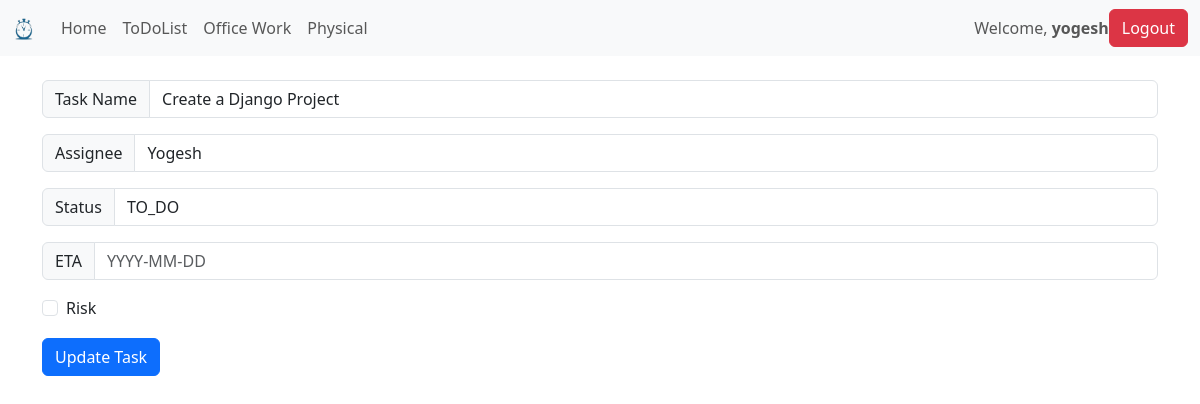
Screenshot of /ToDoList/edit/2 (signed in) with the database file from the repository.
### ToDoListApp/models.py (models this page shows, shortened)
class ToDoList(models.Model):
    manage = models.ForeignKey(User, on_delete=models.CASCADE, default=None)
    task = models.CharField(max_length=300)
    status_type = models.TextChoices("status_type", "TO_DO DEFINED IN_PROGRESS COMPLETED")
    status = models.CharField(blank=True, choices=status_type, max_length=20,default='TO_DO')
    assignee = models.CharField(max_length=300)
    ETA = models.DateField()
    risk_flag = models.BooleanField(default=False)
    class Meta:
        ordering = ['id']

### ToDoListApp/views.py (the view)
# urls.py: path('edit/<task_id>',views.edit_task,name='edit_task'),
@login_required
def edit_task(request,task_id):
    if request.method =="POST":
        task = ToDoList.objects.get(pk=task_id)
        form = ToDoListForm(request.POST or None , instance=task)
        if form.is_valid:
            form.save()
        messages.success(request,("New Task updated!"))
        return redirect('ToDoList')
    else:
        task = ToDoList.objects.get(pk=task_id)
        context = {'welcome_text':'welcome to to do list','task':task}
        return render(request,'edit.html',context)

### ToDoListApp/templates/edit.html (shortened to what this page needs)
{% extends "base.html" %}
{% block  content %}
<form method="POST">
      <div class="input-group mb-3">
        <span class="input-group-text" id="basic-addon1">Task Name</span>
        <input type="text" class="form-control" placeholder="{{task.task}}" value="{{task.task}}" aria-describedby="basic-addon1" name="task">
      </div>
      <div class="input-group mb-3">
          <span class="input-group-text" id="basic-addon1">Assignee</span>
          <input type="text" class="form-control" placeholder={{task.assignee}} value="{{task.assignee}}" aria-describedby="basic-addon1" name="assignee">
      </div>
      <div class="input-group mb-3">
          <span class="input-group-text" id="id_status">Status</span>
          <select name="status" id="id_status" class="form-control" name ="status" placeholder={{task.status}} value="{{task.status}}">
              <option value="TO_DO">TO_DO</option>
          </select>
      </div>
      <div class="input-group mb-3">
          <span class="input-group-text" id="basic-addon1">ETA</span>
          <input type="text" class="form-control" aria-describedby="basic-addon1" name="ETA" placeholder="YYYY-MM-DD" >
      </div>
      <div class="input-group mb-3">
          <div class="form-check">
              <input class="form-check-input" type="checkbox" id="defaultCheck1" name="risk_flag">
              <label class="form-check-label" for="defaultCheck1">Risk</label>
          </div>
      </div>
      <button type="submit" class="btn btn-primary">Update Task</button>
    </form>
{% endblock content %}

### templates/base.html (shortened to what this page needs)
{% load static %}
<!doctype html>
<html lang="en">
  <head>
    </head>
    <body>
    <link href="https://cdn.jsdelivr.net/npm/bootstrap@5.3.2/dist/css/bootstrap.min.css" rel="stylesheet">
    <nav class="navbar navbar-expand-lg navbar-light bg-light">
        <div class="container-fluid">
          <a class="navbar-brand" href="{% url 'index' %}"><img src ="{% static 'images/logo.png' %}" alt="ToDoList" style="width: 25px; height: auto;"></a>
          <div class="collapse navbar-collapse" id="navbarNavAltMarkup">
            <div class="navbar-nav">
              <a class="nav-link" aria-current="page" href="{% url 'index' %}">Home</a>
              <a class="nav-link" aria-current="page" href="{% url 'ToDoList' %}">ToDoList</a>
              <a class="nav-link" href="{% url 'office' %}">Office Work</a>
              <a class="nav-link" href="{% url 'physical' %}">Physical</a>
            </div>
          </div>
          {% if user.is_authenticated %}
          <span class="navbar-text">
              Welcome, <strong>{{user.username}}</strong>
          </span>
          <a href ={% url 'logout'%}>
            <button class="btn btn-danger mr-2" type="submit">Logout</button>
          </a>
          {% endif %}
        </div>
      </nav>
</head>
  <body>
    <div class='container'>
        <br>
        {%block content %}
        {% endblock content %}
        <br>
    </div>
  </body>
</html>

### templates/base.html (style rules this page uses)
body, html { margin: 0; padding: 0; height: 100%; }

### rows the page displays
ToDoList: task "Create a Django Project", assignee "Yogesh", status "TO_DO"

### other values shown
{{ user.username }} "yogesh"
